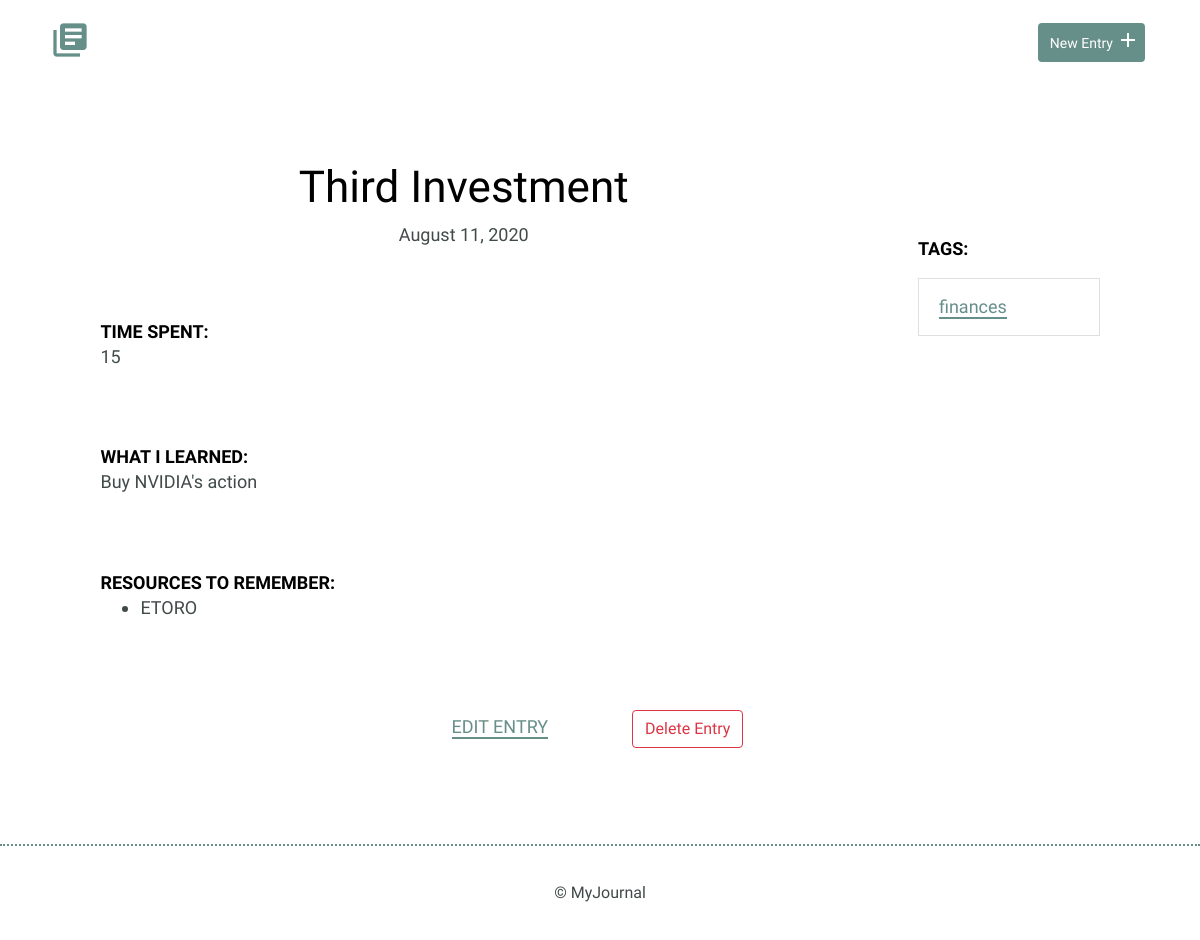
/detail.php?id=8, run on the app's committed database.
### tables this page shows
CREATE TABLE "entries" (
	`id`	INTEGER,
	`title`	TEXT,
	`date`	TEXT,
	`time_spent`	INTEGER,
	`learned`	BLOB,
	`resources`	BLOB,
	PRIMARY KEY(`id`)
);

### inc/functions.php (called while the page is built, shortened)
<?php
    function get_specific_entry($ID){
        include('connection.php');
        $sql = 'SELECT * FROM entries WHERE id = ?';
        try {
            $results = $db -> prepare($sql);
            $results -> bindValue(1, $ID, PDO::PARAM_INT);
            $results -> execute();
        } catch (Exception $e) {
            echo "Error!: " . $e -> getMessage() . "<br />";
            return false;
        }
        return $results -> fetch();
    }
    function formated_date($date){
        return date("F d, Y ", strtotime($date));
    }
    function get_tags_entry($ID){
        include('connection.php');
        $sql = 'SELECT tags.id, tags.tag FROM entries_tags_relation '
                . 'INNER JOIN entries ON entries_tags_relation.entry_id = entries.id '
                . 'INNER JOIN tags ON entries_tags_relation.tag_id = tags.id '
		        . 'WHERE entries.id = ?';
        try {
            $results = $db -> prepare($sql);
            $results -> bindValue(1, $ID, PDO::PARAM_INT);
            $results -> execute();
        } catch (Exception $e) {
            echo "Error: "  . $e -> getMessage() . '<br/>';
            return array();
        }
        return $results -> fetchAll(PDO::FETCH_ASSOC);
    }
?>

### detail.php (the view, shortened to what this page needs)
<?php
    require 'inc/functions.php';
    $entry_id = $title = $date = $time = $learned = $resources = '';
    if (isset($_GET['id'])) {
        list($entry_id, $title, $date, $time, $learned, $resources) = get_specific_entry(filter_input(INPUT_GET, 'id', FILTER_SANITIZE_NUMBER_INT));
        $resources =  explode(',', $resources);
    }
    include 'inc/header.php';
?>
    <div class="container row">
        <div class="entry-list single col-8">
            <article>
                <h1><?php echo $title; ?></h1>
                <time datetime="2016-01-31"><?php echo formated_date($date); ?></time>
                <div class="entry">
                    <h3>Time Spent: </h3>
                    <p><?php echo $time; ?></p>
                </div>
                <div class="entry">
                    <h3>What I Learned:</h3>
                    <p><?php echo $learned;?>
                </div>
                <div class="entry">
                    <h3>Resources to Remember:</h3>
                    <ul>
                        <?php
                            foreach ($resources as $item) {
                                echo '<li>' . $item . '</li>';
                            }
                        ?>
                    </ul>
                </div>
            </article>
        </div>
        <div class="entry-list single col-2">
            <article>
                <div class="entry">
                    <h3>Tags:</h3>
                    <ul class="list-group">
                        <div style="margin-top:20px;">
                            <?php
                                foreach (get_tags_entry($entry_id) as $item) {
                                    echo '<li class="list-group-item">' .
                                        '<a href="tags.php?id=' . $item['id'] .'">' . $item['tag'] .
                                        '</a></li>';
                                }
                            ?>
                        </div>
                    </ul>
                </div>
            </article>
        </div>
    </div>
    <div class="edit">
        <p class="inner"><?php echo'<a href="edit.php?id=' . $entry_id . '">';?>Edit Entry</a></p>
        <form class="inner" method="post" action="detail.php" onsubmit="return confirm('Are you sure you want to delete this task?')">
            <input type="submit" value="Delete Entry" class="btn btn-outline-danger" >
        </form>
    </div>
<?php
    include 'inc/footer.php';
?>

### css/site.css (style rules this page uses)
body { font-size: 16px; color: #404a49; font-family: 'Cousine', serif; font-weight: 400; }
.container { margin: 0 auto; padding: 0 25px; }
h1, h2, h3 { margin: 0; font-weight: 400; line-height: 1em; color: #000; }
h1 { font-size: 44px; margin-bottom: 12px; }
h3 { font-size: 18px; font-family: 'Work Sans', serif; font-weight: 600; text-transform: uppercase; }
p { line-height: 1.8em; font-size: 18px; }
p a { border-bottom: 2px solid #678f89; padding: 0; color: #678f89; text-decoration: none; }
ul li { line-height: 1.8em; font-size: 18px; }
ul li a { border-bottom: 2px solid #678f89; line-height: 1.8em; color: #678f89; text-decoration: none; }
.entry-list, .edit-entry, .new-entry { max-width: 800px; margin: 0 auto; padding: 70px 0 150px 0; }
.entry-list article { margin-bottom: 70px; text-align: center; }
.entry-list article:last-child { margin-bottom: 0; }
.entry-list.single { padding-bottom: 70px; }
.entry-list.single time { font-size: 18px; }
.entry { max-width: 800px; margin: 75px auto 0 auto; text-align: left; }
.entry p { margin-bottom: 40px; }
.edit { padding-bottom: 80px; text-align: center; margin: 0 auto; }
.edit a { font-weight: 400; text-transform: uppercase; font-size: 18px; }
input[type=submit] { margin-right: 5px; }

### detail.php (style rules this page uses)
.inner { display: inline-block; margin-left: 40; margin-right: 40; }

### data on the page
entries: title "Third Investment", date "August 11, 2020", time_spent "15", learned "Buy NVIDIA's action", resources "ETORO"

### other printed values
$item['tag'] "finances"
